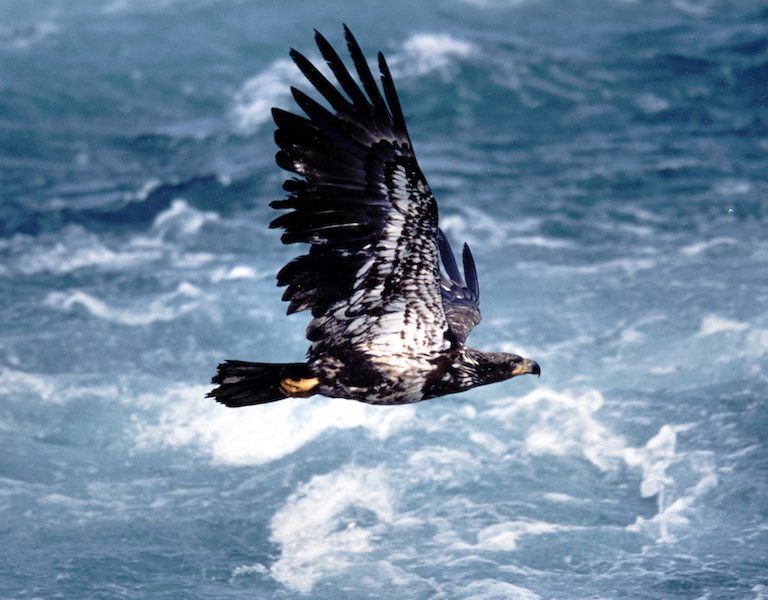
#> input picture Qno. 1.jpg, 768 x 600 px
$ jupyter execute 'Ex-1 (6).ipynb'
#> lines starting #> are read from the running program, lines starting #| are printed output that depends on the picture
[cell 1]
import cv2
import matplotlib.pyplot as plt

[cell 2]
# Read the image using OpenCV
img = cv2.imread('Qno. 1.jpg', cv2.IMREAD_COLOR)
#> img is the input picture: shape (600, 768, 3); mean B, G, R 156.6, 133.3, 108.4

[cell 3]
# Convert BGR (OpenCV's default) to RGB (Matplotlib's expected color order)
img_rgb = cv2.cvtColor(img, cv2.COLOR_BGR2RGB)

[cell 4]
# Display the image using Matplotlib
plt.imshow(img_rgb, cmap='viridis')  # You can change 'viridis' to another cmap or use None for RGB images
plt.title("Original Image")
plt.axis('on')  # Removes axis ticks and labels
plt.show()

[cell 5]
# Load the image
image = cv2.imread('Qno. 1.jpg')

[cell 6]
# Convert BGR (OpenCV's default) to RGB (Matplotlib's expected color order)
img_rgb = cv2.cvtColor(img, cv2.COLOR_BGR2RGB)

[cell 7]
img_rgb.shape
#> Out = (600, 768, 3)

[cell 8]
# Draw a line from top-left to bottom-right
line_img = cv2.line(img_rgb, (0, 0), (768, 600), (255, 0, 0), 2) # cv2.line(image, start_point, end_point, color, thickness)

[cell 9]
plt.imshow(line_img, cmap='viridis')
plt.title("Image with Line")
plt.axis('on')
plt.show()

[cell 10]
# Load the image
image = cv2.imread('Qno. 1.jpg')

# Convert BGR (OpenCV's default) to RGB (Matplotlib's expected color order)
img_rgb = cv2.cvtColor(img, cv2.COLOR_BGR2RGB)

[cell 11]
img_rgb.shape
#> Out = (600, 768, 3)

[cell 12]
circle_img = cv2.circle(img_rgb,(400,200),150,(255,0,0),10) # cv2.circle(image, center, radius, color, thickness)
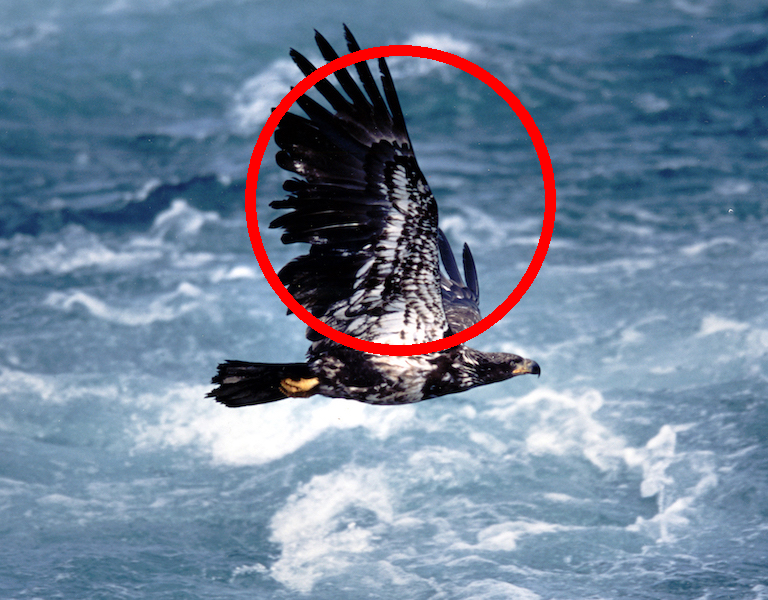
#> circle_img: shape (600, 768, 3); mean R, G, B 111.9, 130.6, 153.3

[cell 13]
plt.imshow(circle_img, cmap='viridis')
plt.title("Image with Circle")
plt.axis('on')
plt.show()

[cell 14]
# Load the image
image = cv2.imread('Qno. 1.jpg')

# Convert BGR (OpenCV's default) to RGB (Matplotlib's expected color order)
img_rgb = cv2.cvtColor(img, cv2.COLOR_BGR2RGB)

[cell 15]
img.shape
#> Out = (600, 768, 3)

[cell 16]
# Draw a rectangle around the Whole image
rectangle_img = cv2.rectangle(img_rgb, (0, 0), (768, 600), (0, 0, 255), 10)  # cv2.rectangle(image, start_point, end_point, color, thickness)
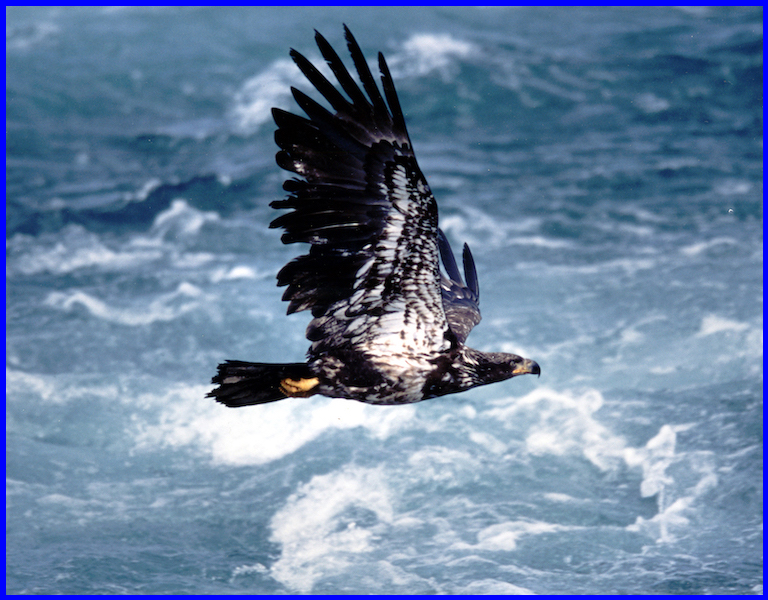
#> rectangle_img: shape (600, 768, 3); mean R, G, B 105.1, 129.1, 159.7

[cell 17]
plt.imshow(rectangle_img, cmap='viridis')
plt.title("Image with Rectangle")
plt.axis('off')
plt.show()

[cell 18]
# Load the image
image = cv2.imread('Qno. 1.jpg')

# Convert BGR (OpenCV's default) to RGB (Matplotlib's expected color order)
img_rgb = cv2.cvtColor(img, cv2.COLOR_BGR2RGB)

[cell 19]
# Add text to the image
text_img = cv2.putText(img_rgb, "OpenCV Drawing", (10, 30), cv2.FONT_HERSHEY_SIMPLEX, 1, (255, 255, 255), 10)  ## cv2.putText(image, text, position, font, font_scale, color, thickness)

[cell 20]
plt.imshow(text_img, cmap='viridis')
plt.title("Image with Text")
plt.axis('off')
plt.show()

[cell 21]
# Load the image
image = cv2.imread('boy.jpg')
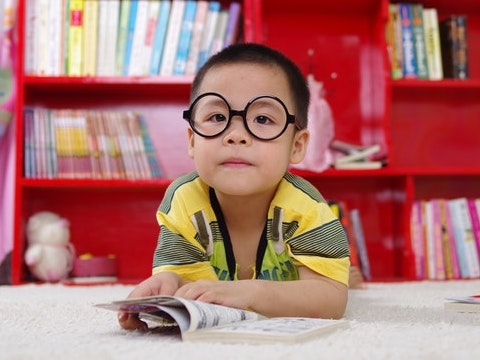
#> input picture boy.jpg, 480 x 360 px
#> image is the input picture: shape (360, 480, 3); mean B, G, R 111.8, 115.3, 174.3

[cell 22]
image_rgb = cv2.cvtColor(image, cv2.COLOR_BGR2RGB)

[cell 23]
# Original RGB Image
plt.imshow(image_rgb)
plt.title("Original RGB Image")
plt.axis("off")

[cell 24]
# Convert RGB to HSV
image_hsv = cv2.cvtColor(image_rgb, cv2.COLOR_RGB2HSV)
#> image_hsv: shape (360, 480, 3); mean H, S, V 93.8, 115.9, 176.2

[cell 25]
# HSV Image
plt.imshow(image_hsv)
plt.title("HSV Image")
plt.axis("off")

[cell 26]
# Convert RGB to GRAY
image_gray = cv2.cvtColor(image_rgb, cv2.COLOR_RGB2GRAY)
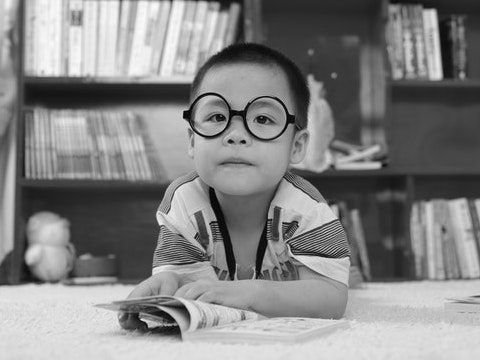
#> image_gray: shape (360, 480); min 2, max 252, mean 132.5

[cell 27]
# Grayscale Image
plt.imshow(image_gray, cmap='gray')
plt.title("Grayscale Image")
plt.axis("off")

[cell 28]
# Convert RGB to YCrCb
image_ycrcb = cv2.cvtColor(image_rgb, cv2.COLOR_RGB2YCrCb)
#> image_ycrcb: shape (360, 480, 3); mean of channels 0, 1, 2 132.5, 157.8, 116.3

[cell 29]
# YCrCb Image
plt.imshow(image_ycrcb)
plt.title("YCrCb Image")
plt.axis("on")

[cell 30]
# Convert HSV back to RGB
image_hsv_to_rgb = cv2.cvtColor(image_hsv, cv2.COLOR_HSV2RGB)

[cell 31]
plt.imshow(image_hsv_to_rgb)
plt.title("HSV to RGB Image")
plt.axis("off")

[cell 32]
# Modify a block of pixels (300x300) to white, starting from (200, 200)
image[200:500, 200:500] = [255, 255, 255]  # Rows: 200-499, Columns: 200-499
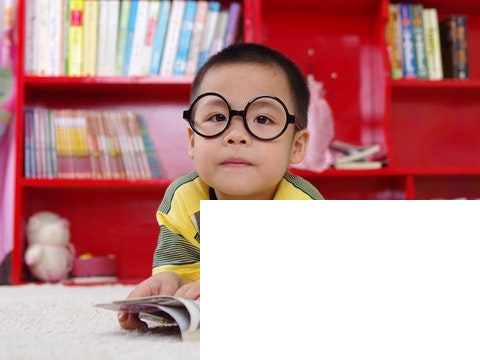
#> image: shape (360, 480, 3); mean B, G, R 143.9, 143.8, 194

[cell 33]
# Convert BGR to RGB for displaying with Matplotlib
image_rgb = cv2.cvtColor(image, cv2.COLOR_BGR2RGB)

[cell 34]
# Display the modified image
plt.imshow(image_rgb)
plt.title("Image with 300x300 White Block")
plt.axis("off")
plt.show()

[cell 35]
# Load the image
image = cv2.imread('Qno. 1.jpg')

[cell 36]
image.shape
#> Out = (600, 768, 3)

[cell 37]
# Resize the image to half its size
resized_image = cv2.resize(image, (768 // 2, 600 // 2))  # (new_width, new_height)

[cell 38]
# Convert BGR to RGB for displaying with Matplotlib
resized_image_rgb = cv2.cvtColor(resized_image, cv2.COLOR_BGR2RGB)

[cell 39]
resized_image_rgb.shape
#> Out = (300, 384, 3)

[cell 40]
# Display the resized image
plt.imshow(resized_image_rgb)
plt.title("Resized Image (Half Size)")
plt.axis("off")
plt.show()

[cell 41]
# Load the image
image = cv2.imread('Qno. 1.jpg')

[cell 42]
image.shape

[cell 43]
# Crop a 300x300 region starting from (50, 50)
roi = image[50:350, 50:350]  # Rows: 50-349, Columns: 50-349
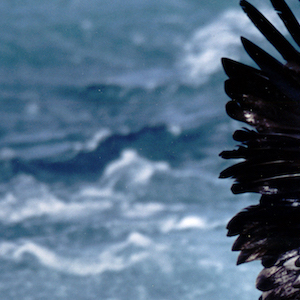
#> roi: shape (300, 300, 3); mean B, G, R 132.5, 108.3, 82.7

[cell 44]
# Convert BGR to RGB for displaying with Matplotlib
roi_rgb = cv2.cvtColor(roi, cv2.COLOR_BGR2RGB)

[cell 45]
# Display the cropped region (ROI)
plt.imshow(roi_rgb)
plt.title("Cropped Region of Interest (ROI)")
plt.axis("off")
plt.show()

[cell 46]
# Load the image
image = cv2.imread('Qno. 1.jpg')

[cell 47]
# Flip the image horizontally (left-right)
flipped_horizontally = cv2.flip(image, 1)
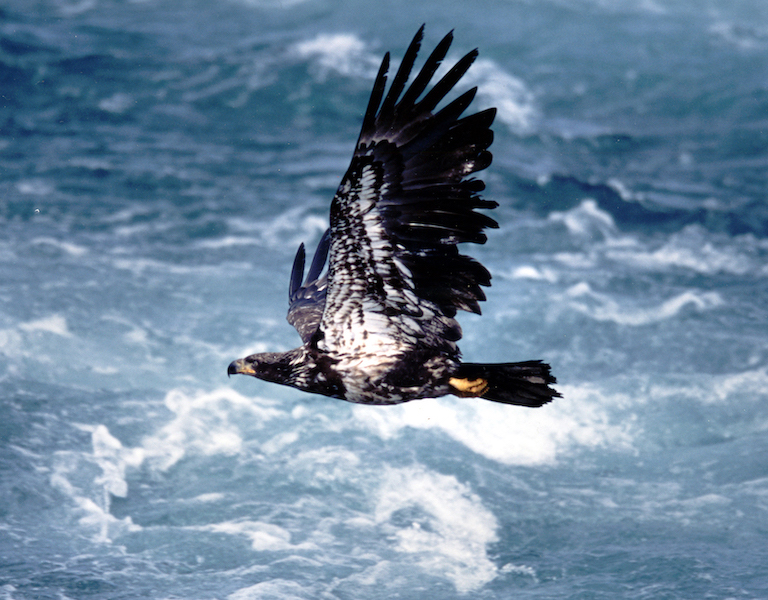
#> flipped_horizontally: shape (600, 768, 3); mean B, G, R 156.6, 133.3, 108.4

[cell 48]
# Convert BGR to RGB for displaying with Matplotlib
flipped_horizontally_rgb = cv2.cvtColor(flipped_horizontally, cv2.COLOR_BGR2RGB)

[cell 49]
# Horizontal flip
plt.imshow(flipped_horizontally_rgb)
plt.title("Flipped Horizontally")
plt.axis("off")

[cell 50]
# Flip the image vertically (up-down)
flipped_vertically = cv2.flip(image, 0)
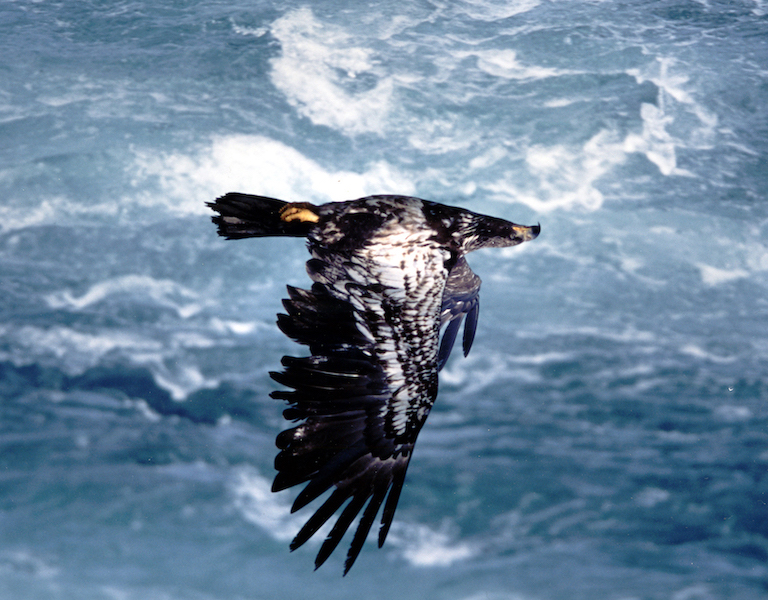
#> flipped_vertically: shape (600, 768, 3); mean B, G, R 156.6, 133.3, 108.4

[cell 51]
# Convert BGR to RGB for displaying with Matplotlib
flipped_vertically_rgb = cv2.cvtColor(flipped_vertically, cv2.COLOR_BGR2RGB)
